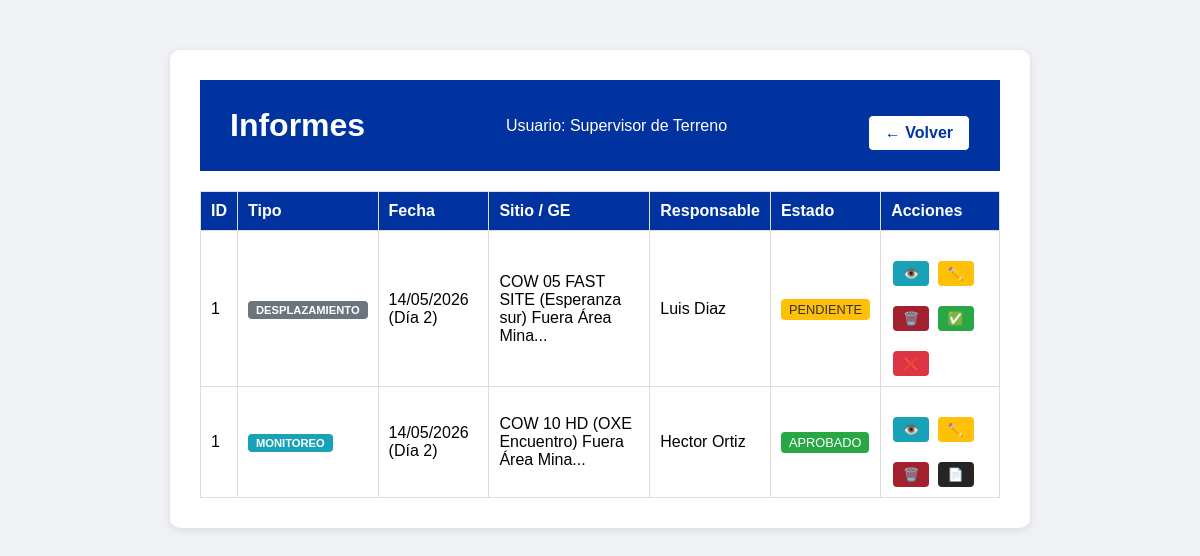
/ver_informes (signed in), run on the app's committed database.
### app.py (models this page shows, shortened)
class Usuario(db.Model):
    id = db.Column(db.Integer, primary_key=True)
    username = db.Column(db.String(20), unique=True, nullable=False)
    password = db.Column(db.String(200), nullable=False)
    nombre = db.Column(db.String(50), nullable=False)
    rol = db.Column(db.String(20), nullable=False)
    email = db.Column(db.String(100), nullable=True)
    fecha_registro = db.Column(db.DateTime, default=datetime.utcnow)

class DesplazamientoCOW(db.Model):
    id = db.Column(db.Integer, primary_key=True)
    usuario_id = db.Column(db.Integer, db.ForeignKey('usuario.id'), nullable=False)
    sitio_id = db.Column(db.Integer, db.ForeignKey('sitio.id'), nullable=True)
    fecha = db.Column(db.String(20), nullable=False)
    dia_turno = db.Column(db.Integer, nullable=False)
    responsable = db.Column(db.String(50), nullable=False)
    tipo_desplazamiento = db.Column(db.String(20), nullable=False)  # 'REPLIEGUE' o 'DESPLIEGUE'
    hora_inicio = db.Column(db.String(10), nullable=False)
    hora_termino = db.Column(db.String(10), nullable=False)
    observaciones = db.Column(db.Text, nullable=True)
    foto_1 = db.Column(db.String(200), nullable=True)
    foto_2 = db.Column(db.String(200), nullable=True)
    foto_3 = db.Column(db.String(200), nullable=True)
    foto_4 = db.Column(db.String(200), nullable=True)
    foto_5 = db.Column(db.String(200), nullable=True)
    foto_6 = db.Column(db.String(200), nullable=True)
    foto_7 = db.Column(db.String(200), nullable=True)
    foto_8 = db.Column(db.String(200), nullable=True)
    foto_9 = db.Column(db.String(200), nullable=True)
    foto_10 = db.Column(db.String(200), nullable=True)
    estado = db.Column(db.String(20), default='pendiente')
    motivo_rechazo = db.Column(db.String(500), nullable=True)
    fecha_registro = db.Column(db.DateTime, default=datetime.utcnow)
    usuario = db.relationship('Usuario', backref='desplazamientos')
    sitio = db.relationship('Sitio', backref='desplazamientos')

class Sitio(db.Model):
    id = db.Column(db.Integer, primary_key=True)
    nombre_sitio = db.Column(db.String(150), unique=True, nullable=False)
    area = db.Column(db.String(50), nullable=True)  # Ej: "Área Autónoma", "Área Convencional", "Fuera Área Mina"
    tipo = db.Column(db.String(20), nullable=True)  # Ej: "HD", "LIGHT", "FAST SITE"
    ubicacion = db.Column(db.String(100), nullable=True)  # Ej: "Esperanza Sur", "OXE Encuentro"
    activo = db.Column(db.Boolean, default=True)
    inspecciones = db.relationship('InspeccionCOW', backref='sitio_ref', lazy=True)

class MonitoreoNoche(db.Model):
    id = db.Column(db.Integer, primary_key=True)
    usuario_id = db.Column(db.Integer, db.ForeignKey('usuario.id'), nullable=False)
    sitio_id = db.Column(db.Integer, db.ForeignKey('sitio.id'), nullable=True)
    fecha = db.Column(db.String(20), nullable=False)
    dia_turno = db.Column(db.Integer, nullable=False)
    responsable = db.Column(db.String(50), nullable=False)
    hora_inicio = db.Column(db.String(10), nullable=False)
    hora_termino = db.Column(db.String(10), nullable=False)
    observacion_1 = db.Column(db.Text, nullable=True)
    observacion_2 = db.Column(db.Text, nullable=True)
    observacion_3 = db.Column(db.Text, nullable=True)
    observacion_4 = db.Column(db.Text, nullable=True)
    observacion_5 = db.Column(db.Text, nullable=True)
    observacion_6 = db.Column(db.Text, nullable=True)
    observacion_7 = db.Column(db.Text, nullable=True)
    observacion_8 = db.Column(db.Text, nullable=True)
    observacion_9 = db.Column(db.Text, nullable=True)
    observacion_10 = db.Column(db.Text, nullable=True)
    foto_1 = db.Column(db.String(200), nullable=True)
    foto_2 = db.Column(db.String(200), nullable=True)
    foto_3 = db.Column(db.String(200), nullable=True)
    foto_4 = db.Column(db.String(200), nullable=True)
    foto_5 = db.Column(db.String(200), nullable=True)
    foto_6 = db.Column(db.String(200), nullable=True)
    foto_7 = db.Column(db.String(200), nullable=True)
    foto_8 = db.Column(db.String(200), nullable=True)
    foto_9 = db.Column(db.String(200), nullable=True)
    foto_10 = db.Column(db.String(200), nullable=True)
    estado = db.Column(db.String(20), default='pendiente')
    motivo_rechazo = db.Column(db.String(500), nullable=True)
    fecha_registro = db.Column(db.DateTime, default=datetime.utcnow)
    usuario = db.relationship('Usuario', backref='monitoreos')
    sitio = db.relationship('Sitio', backref='monitoreos')

### app.py (the view, shortened to what this page needs)
@app.route('/ver_informes')
def ver_informes():
    if 'username' not in session:
        return redirect(url_for('login'))
    usuario_actual = Usuario.query.filter_by(username=session['username']).first()
    if usuario_actual.rol == 'supervisor':
        cow_inspecciones = InspeccionCOW.query.order_by(InspeccionCOW.fecha_registro.desc()).all()
    else:
        cow_inspecciones = InspeccionCOW.query.filter_by(usuario_id=usuario_actual.id).order_by(InspeccionCOW.fecha_registro.desc()).all()
    if usuario_actual.rol == 'supervisor':
        ge_inspecciones = InspeccionGE.query.order_by(InspeccionGE.fecha_registro.desc()).all()
    else:
        ge_inspecciones = InspeccionGE.query.filter_by(usuario_id=usuario_actual.id).order_by(InspeccionGE.fecha_registro.desc()).all()
    if usuario_actual.rol == 'supervisor':
        desp_inspecciones = DesplazamientoCOW.query.order_by(DesplazamientoCOW.fecha_registro.desc()).all()
    else:
        desp_inspecciones = DesplazamientoCOW.query.filter_by(usuario_id=usuario_actual.id).order_by(DesplazamientoCOW.fecha_registro.desc()).all()
    if usuario_actual.rol == 'supervisor':
        mon_inspecciones = MonitoreoNoche.query.order_by(MonitoreoNoche.fecha_registro.desc()).all()
    else:
        mon_inspecciones = MonitoreoNoche.query.filter_by(usuario_id=usuario_actual.id).order_by(MonitoreoNoche.fecha_registro.desc()).all()
    inspecciones_unificadas = []
    for ins in desp_inspecciones:
        inspecciones_unificadas.append({
            'id': ins.id,
            'tipo': 'desplazamiento',
            'fecha': ins.fecha,
            'dia_turno': ins.dia_turno,
            'sitio': ins.sitio.nombre_sitio if ins.sitio else 'N/A',
            'responsable': ins.responsable,
            'estado': ins.estado
        })
    for ins in mon_inspecciones:
        inspecciones_unificadas.append({
            'id': ins.id,
            'tipo': 'monitoreo',
            'fecha': ins.fecha,
            'dia_turno': ins.dia_turno,
            'sitio': ins.sitio.nombre_sitio if ins.sitio else 'N/A',
            'responsable': ins.responsable,
            'estado': ins.estado
        })
    inspecciones_unificadas.sort(key=lambda x: x['fecha'], reverse=True)
    return render_template('ver_informes.html', usuario=session['nombre'], rol=session['rol'], inspecciones=inspecciones_unificadas)

### templates/ver_informes.html (shortened to what this page needs)
<!DOCTYPE html>
<html lang="es">
<head>
    <link rel="stylesheet" href="{{ url_for('static', filename='style.css') }}">
</head>
<body>
    <div class="container">
        <div class="header">
            <h1>Informes</h1>
            <p>Usuario: {{ usuario }}</p>
            <a href="{{ url_for('menu') }}" class="volver-btn">← Volver</a>
        </div>
        {% if inspecciones %}
            <table class="tabla-informes">
                <thead>
                    <tr>
                        <th>ID</th>
                        <th>Tipo</th>
                        <th>Fecha</th>
                        <th>Sitio / GE</th>
                        <th>Responsable</th>
                        <th>Estado</th>
                        <th>Acciones</th>
                    </tr>
                </thead>
                <tbody>
                    {% for ins in inspecciones %}
                    <tr>
                        <td>{{ ins.id }}</td>
                        <td>
                            <span class="tipo {{ ins.tipo }}">
                                {{ ins.tipo|upper }}
                            </span>
                        </td>
                        <td>{{ ins.fecha }} (Día {{ ins.dia_turno }})</td>
                        <td>{{ ins.sitio[:50] if ins.sitio else 'N/A' }}...</td>
                        <td>{{ ins.responsable }}</td>
                        <td>
                            <span class="estado {{ ins.estado }}">
                                {{ ins.estado|upper }}
                            </span>
                        </td>
                        <td>
                        <a href="{{ url_for('ver_informe', id=ins.id, tipo=ins.tipo) }}" class="btn-ver">👁️</a>
                        <a href="{{ url_for('editar_informe', id=ins.id, tipo=ins.tipo) }}" class="btn-editar">✏️</a>
                        <a href="{{ url_for('borrar_informe', id=ins.id, tipo=ins.tipo) }}" class="btn-borrar" onclick="return confirm('¿Eliminar este informe?')">🗑️</a>
                        {% if ins.estado == 'aprobado' %}
                        <a href="{{ url_for('generar_pdf', id=ins.id, tipo=ins.tipo) }}" class="btn-pdf" target="_blank">📄</a>
                        {% endif %}
                        {% if rol == 'supervisor' and ins.estado == 'pendiente' %}
                        <a href="{{ url_for('aprobar_informe', id=ins.id, tipo=ins.tipo) }}" class="btn-aprobar">✅</a>
                        <a href="{{ url_for('rechazar_informe', id=ins.id, tipo=ins.tipo) }}" class="btn-rechazar">❌</a>
                        {% endif %}
                        </td>
                    </tr>
                    {% endfor %}
                </tbody>
            </table>
        {% else %}
            <p>No hay informes registrados.</p>
        {% endif %}
    </div>
</body>
</html>

### static/style.css (style rules this page uses)
body { font-family: Arial, sans-serif; background-color: #f0f2f5; margin: 0; padding: 0; }
.container { max-width: 800px; margin: 50px auto; background-color: white; padding: 30px; border-radius: 10px; box-shadow: 0 2px 10px rgba(0,0,0,0.1); text-align: center; }
.container h1 { color: #0033a0; }
.container a { display: inline-block; margin-top: 20px; color: #0033a0; text-decoration: none; }
.header { background-color: #0033a0; color: white; padding: 20px 30px; display: flex; justify-content: space-between; align-items: center; }
.header h1 { margin: 0; color: white; }
.header p { margin: 0; }
.header .volver-btn { display: inline-block; margin-top: 15px; padding: 8px 16px; background-color: white; color: #0033a0 !important; text-decoration: none; border-radius: 5px; font-weight: bold; border: 1px solid #0033a0; }
.tabla-informes { width: 100%; border-collapse: collapse; margin-top: 20px; }
.tabla-informes th, .tabla-informes td { border: 1px solid #ddd; padding: 10px; text-align: left; }
.tabla-informes th { background-color: #0033a0; color: white; }
.estado { padding: 3px 8px; border-radius: 4px; font-size: 0.8em; }
.estado.pendiente { background-color: #ffc107; color: #333; }
.estado.aprobado { background-color: #28a745; color: white; }
.btn-ver, .btn-aprobar, .btn-rechazar { padding: 5px 10px; border-radius: 4px; text-decoration: none; font-size: 0.8em; margin: 0 2px; }
.btn-ver { background-color: #17a2b8; color: white; }
.btn-aprobar { background-color: #28a745; color: white; }
.btn-rechazar { background-color: #dc3545; color: white; }
.btn-editar { background-color: #ffc107; color: #333; padding: 5px 10px; border-radius: 4px; text-decoration: none; font-size: 0.8em; margin: 0 2px; }
.btn-borrar { background-color: #a3212e; color: white; padding: 5px 10px; border-radius: 4px; text-decoration: none; font-size: 0.8em; margin: 0 2px; }
.btn-pdf { background-color: #272425; color: white; padding: 5px 10px; border-radius: 4px; text-decoration: none; font-size: 0.8em; margin: 0 2px; }
.tipo { padding: 3px 8px; border-radius: 4px; font-size: 0.7em; font-weight: bold; }
.tipo.desplazamiento { background-color: #6c757d; color: white; }
.tipo.monitoreo { background-color: #17a2b8; color: white; }

### data on the page
Usuario: nombre "Supervisor de Terreno"
DesplazamientoCOW: fecha "14/05/2026", responsable "Luis Diaz", estado "PENDIENTE"
Sitio: nombre_sitio "COW 05 FAST SITE (Esperanza sur) Fuera Área Mina"
MonitoreoNoche: fecha "14/05/2026", responsable "Hector Ortiz", estado "APROBADO"
Sitio: nombre_sitio "COW 10 HD (OXE Encuentro) Fuera Área Mina"

### other printed values
{{ ins.id }} "1" "1"
{{ ins.tipo|upper }} "DESPLAZAMIENTO" "MONITOREO"
{{ ins.dia_turno }} "2" "2"
